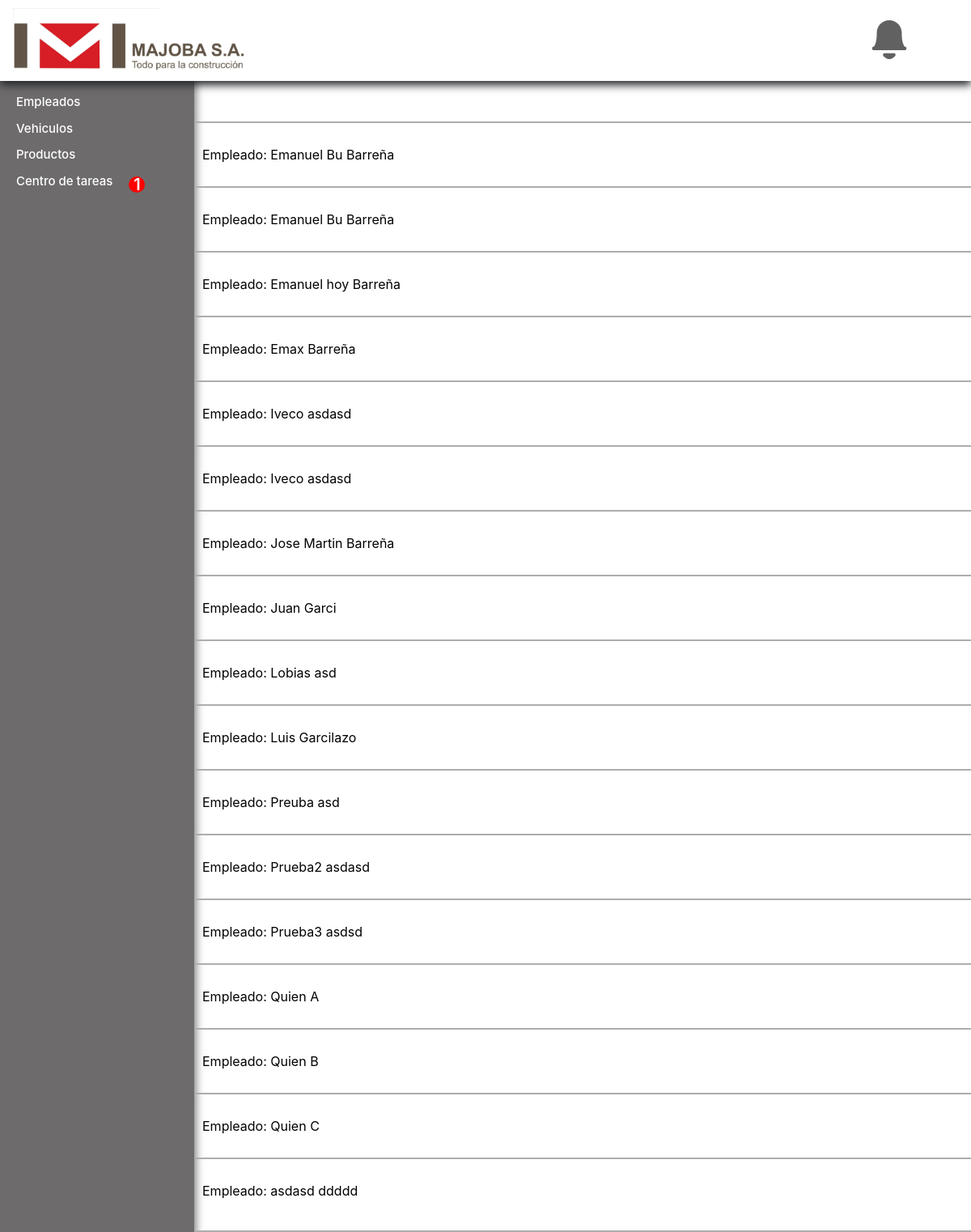
The page /list/Empleado/ (signed in) on the database its author committed.
### MajobaWebApp/models.py (models this page shows, shortened)
class Employee(models.Model):
    SUCURSAL_CHOICES = (
        ('Castelli', 'Castelli'),
        ('Lezama', 'Lezama')
        )
    type = models.IntegerField(default=1)
    name = models.CharField(max_length=100, verbose_name='Nombre')
    ape = models.CharField(max_length=100, verbose_name='Apellido')
    phone = models.CharField(max_length=20, verbose_name='Telefono')
    mail = models.EmailField(verbose_name='Mail')
    dir = models.CharField(max_length=100, verbose_name='Dirección')
    position = models.CharField(max_length=30, verbose_name='Posición')
    sucursal = models.CharField(max_length=30, choices=SUCURSAL_CHOICES, verbose_name='Sucursal')
    img = models.ImageField(upload_to='media/empleados/', default=default_image, null=True, verbose_name='Fotografia')
    created = models.DateTimeField(auto_now_add=True)
    updated = models.DateTimeField(auto_now=True)
    class Meta:
        verbose_name = 'Empleado'
        verbose_name_plural = 'Empleados'

### MajobaWebApp/views.py (the view)
# urls.py: path('list/<str:id>/', views.list_view, name = 'list'),
@login_required
def list_view(request, id):
    if id == 'Empleado':
        lista =  Employee.objects.all().order_by('name')
    elif id == 'Vehiculo':
        lista = Machine.objects.all().order_by('name')
    elif id == 'Producto':
        lista = Product.objects.all().order_by('name')
    elif id == 'Tarea':
        lista = Task.objects.all().order_by('created')
    return render(request, 'list_template.html', {'list':lista , 'id':id})

### MajobaWebApp/context_processors.py (called while the page is built)
def base_context(request):
    if request.user.is_authenticated:
        notifi = Notification.objects.filter(receive__id__icontains= request.user.id).order_by('-created')
        count = (notifi.filter(is_check=False)).count()
        pending_task_count = Task.objects.filter(state__icontains= 'Pendiente').count()
        return {'notifications':notifi, 'count':count, 'pending':pending_task_count}
    else:
        count = 0
        return { 'count':count}

### MajobaWebApp/templates/list_template.html (shortened to what this page needs)
{% extends 'base_template.html' %}
{% load static %}
{% block content %}
<div class="lista-contenida">
    <div class="obj-list-container">
        {% for Object in list %}
        <div class="obj-list-item">
            {% if id == 'Empleado' %}
            <a href="{% url 'modelView' type=Object.type id=Object.pk%}">
            <span> Empleado: {{ Object.name }} {{Object.ape}} </span>
            {% endif %}
        </div>
        {% empty %}
            <p>No hay disponibles</p>
        {% endfor %}
        </div>
    </div>
</div>
{% endblock %}

### static/MajobaWebApp/css/style.css (style rules this page uses)
body { align-items: center; justify-content: center; background-color: white; height: 100%!important; min-height: 100vh; width: 100%; }
html, body { height: 100%; margin: 0; padding: 0; }
a { color:#030202; text-decoration: none!important; }
.lista-contenida { height: 100%; max-height: none!important; }
.obj-list-container { margin-top: 150px; margin-bottom: 0; border-bottom: 2px solid rgb(173, 173, 173) ; padding-bottom: 10px; display: flex; flex-direction: column; }
.obj-list-item { margin-bottom: 0; border-top: 2px solid rgb(173, 173, 173) ; height: 80px; padding: 10px; display: flex; align-items: center; }

### rows shown on the page
Employee: name "Emanuel Bu", ape "Barreña"
Employee: name "Emanuel Bu", ape "Barreña"
Employee: name "Emanuel hoy", ape "Barreña"
Employee: name "Emax", ape "Barreña"
Employee: name "Iveco", ape "asdasd"
Employee: name "Iveco", ape "asdasd"
Employee: name "Jose Martin", ape "Barreña"
Employee: name "Juan", ape "Garci"
Employee: name "Lobias", ape "asd"
Employee: name "Luis", ape "Garcilazo"
Employee: name "Preuba", ape "asd"
Employee: name "Prueba2", ape "asdasd"
Employee: name "Prueba3", ape "asdsd"
Employee: name "Quien", ape "A"
Employee: name "Quien", ape "B"
Employee: name "Quien", ape "C"
Employee: name "asdasd", ape "ddddd"

### other values the page prints
{{ pending }} "1"
